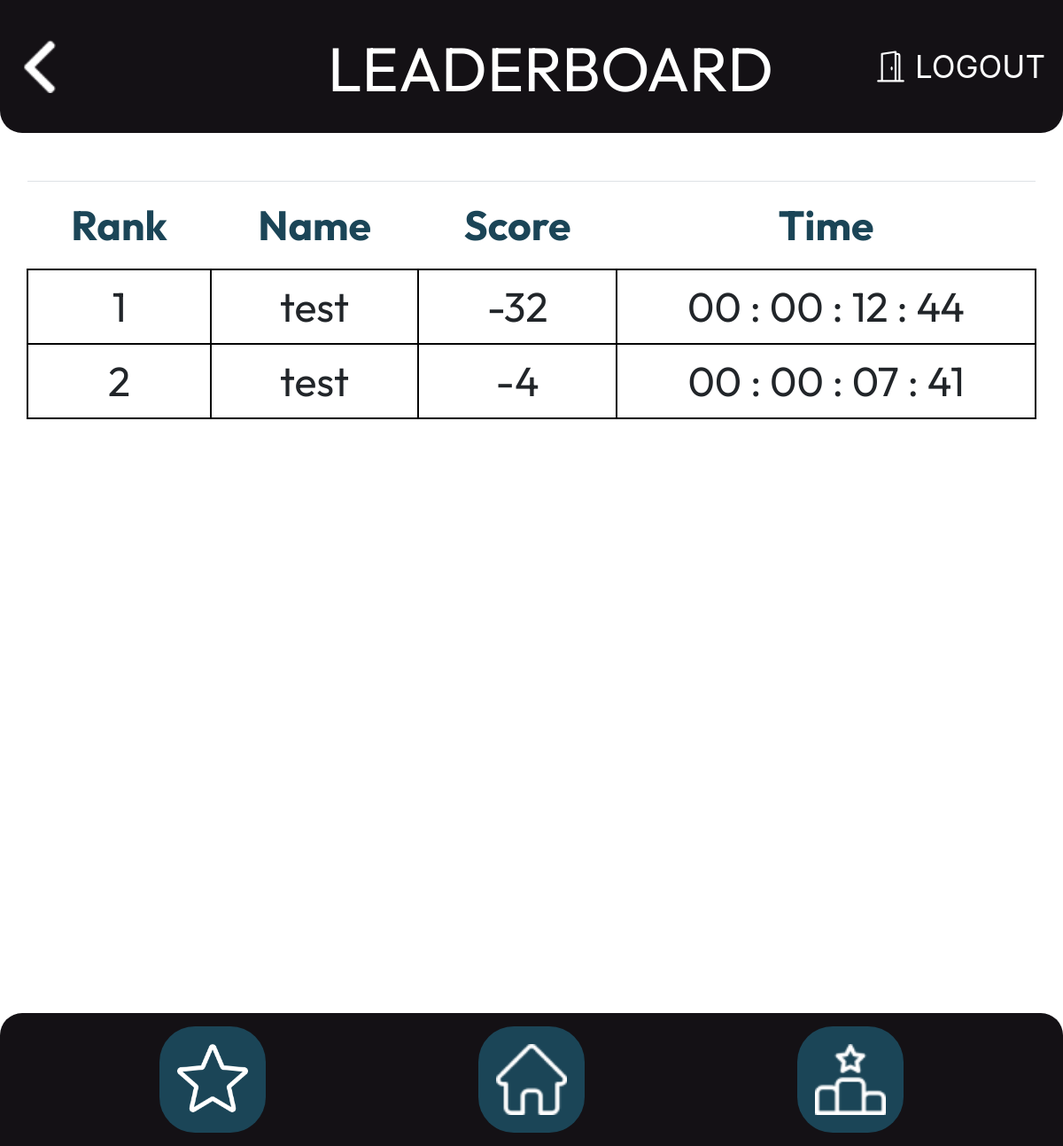
/leaderboard/ (signed in), run on the app's committed database.
### database/models.py (models this page shows, shortened)
class NewUser(AbstractBaseUser, PermissionsMixin):
    email = models.EmailField(_('email address'), unique=True, error_messages={
                              'unique': 'The email you entered already exists.'})
    user_name = models.CharField(max_length=150, unique=True, error_messages={
                                 'unique': 'The username you entered already exists.'})
    first_name = models.CharField(max_length=150, blank=True)
    last_name = models.CharField(max_length=150, blank=True)
    start_date = models.DateTimeField(default=timezone.now)
    about = models.TextField(_(
        'about'), max_length=500, blank=True)
    is_staff = models.BooleanField(default=False)
    is_active = models.BooleanField(default=False)
    objects = CustomAccountManager()
    USERNAME_FIELD = 'email'
    REQUIRED_FIELDS = ['user_name', 'first_name', 'last_name']

### database/views.py (the view)
# urls.py: path('leaderboard/', views.lboard, name='lboard'),
@ login_required
def lboard(request):
    score_list = Score.objects.all().order_by('total_score').values(
        'user__user_name', 'total_score', 'time_taken')
    return render(request, 'leaderboard.html', {'score_list': score_list})

### database/templates/leaderboard.html
{% extends 'base1.html' %}{% load static %}
{% block head %}
<link rel="stylesheet" href="{% static 'leaderboard.css' %}" />
{% endblock %}
{% block pagename %} <p>LEADERBOARD</p> {% endblock %}
{% block back %}{% url 'home' %}{% endblock %}
{% block content %}
<div class="tableContainer">
    <table class="table">
        <tr>
            <th>Rank</th>
            <th>Name</th>
            <th>Score</th>
            <th>Time</th>
        </tr>
        {% for score in score_list %}
        <tr>
            <td>{{ forloop.counter}}</td>
            <td>{{score.user__user_name}}</td>
            <td>{{score.total_score}}</td>
            <td>{{score.time_taken}}</td>
        </tr>
        {% endfor %}
    </table>
</div>
{% endblock %}

### database/static/base1.css (style rules this page uses)
* { padding: 0; margin: 0; box-sizing: border-box; }
.headerContainer p { color: #ffffff; font-family: "Outfit", sans-serif; font-size: 70px; line-height: 50px; }

### database/static/leaderboard.css (style rules this page uses)
.tableContainer { width: 100%; display: flex; align-items: center; justify-content: center; padding: 30px; }
.table { font-family: 'Outfit', sans-serif; font-size: 2.9rem; width: 100%; margin-bottom: 80vh; }
.table th, td { padding: 20px; }
.table th { color: #1B4557; }
.table td { border: 2px solid #000000; }
.table tr { text-align: center; }

### data on the page
NewUser: user__user_name "test", total_score "-32", time_taken "00 : 00 : 12 : 44", total_score "-4", time_taken "00 : 00 : 07 : 41"
